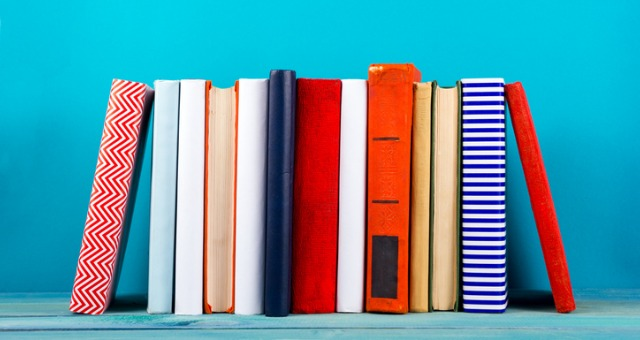
#> input picture bluring/book.jpg, 640 x 340 px
$ python gaussian_bluring.py   (older library calls are emulated)
#> lines starting #> are read from the running program, lines starting #| are printed output that depends on the picture
import numpy as np
import cv2

image = cv2.imread("book.jpg", cv2.IMREAD_GRAYSCALE)
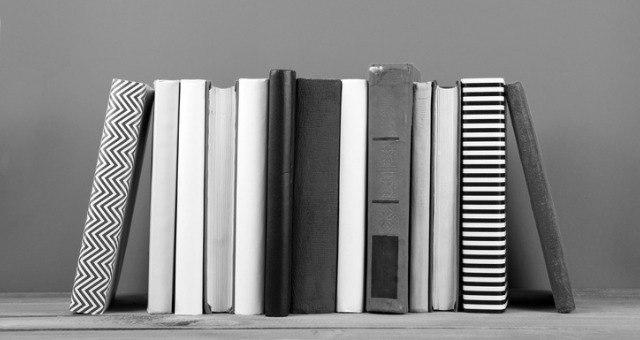
#> image: shape (340, 640); min 0, max 255, mean 135
if image is None: raise Exception('Error')

gaus = cv2.GaussianBlur(image, (7, 7), 0, 0)
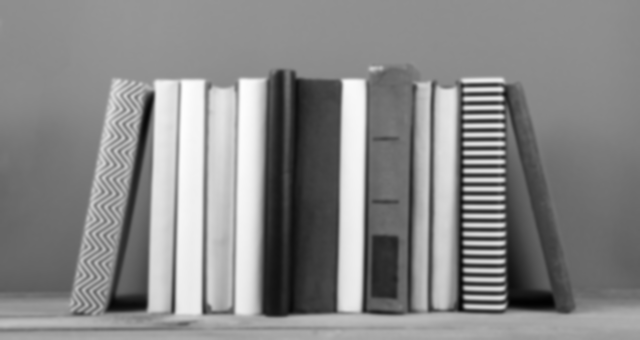
#> gaus: shape (340, 640); min 2, max 254, mean 135
dist1 = cv2.Laplacian(gaus, cv2.CV_16S, 7)
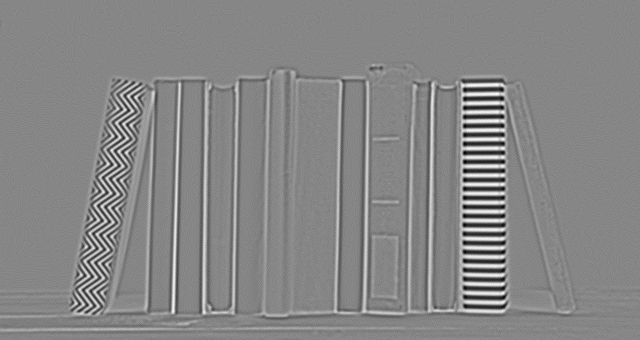
#> dist1: shape (340, 640) int16; min -49, max 44, mean 0; drawn with min black and max white

gaus1 = cv2.GaussianBlur(image, (3, 3), 0)
gaus2 = cv2.GaussianBlur(image, (9, 9), 0)
dist2 = gaus1 - gaus2           # 미분계수가 다른 필터의 차이를 통해 마스크 생성
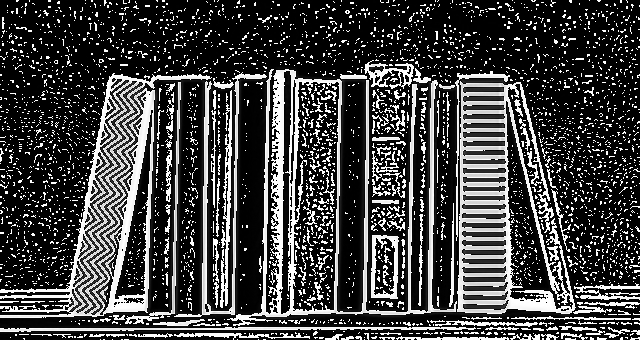
#> dist2: shape (340, 640); min 0, max 255, mean 65.3

cv2.imshow("image", image)
cv2.imshow("dist1 - Laplacian of Gaussian", dist1.astype("uint8"))
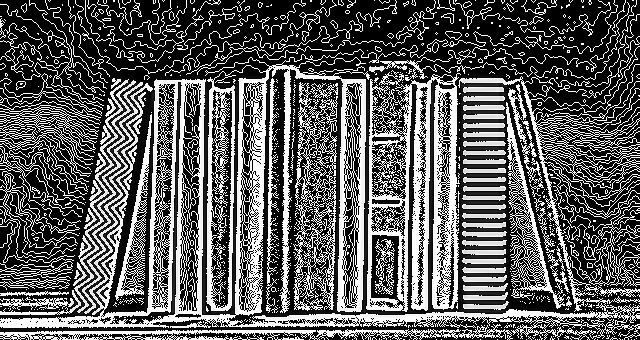
#> window 'dist1 - Laplacian of Gaussian': shape (340, 640); min 0, max 255, mean 92.5
cv2.imshow("dist2 - Difference of GAussian", dist2)
cv2.waitKey(0)

$ run again, with bluring/cat.jpg copied over bluring/book.jpg
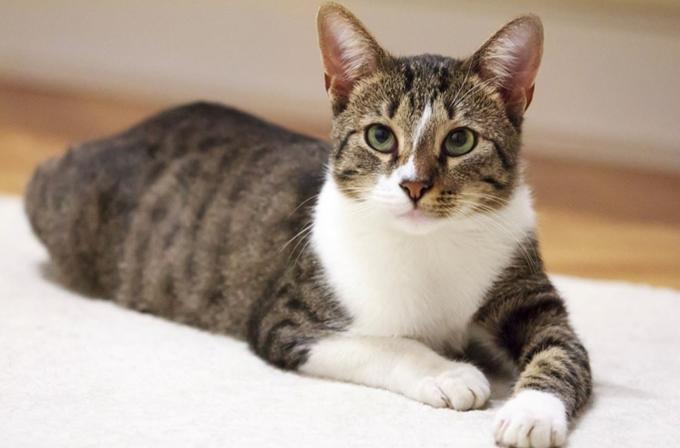
#> input picture bluring/cat.jpg, 680 x 448 px
#> `dist2 = gaus1 - gaus2`:
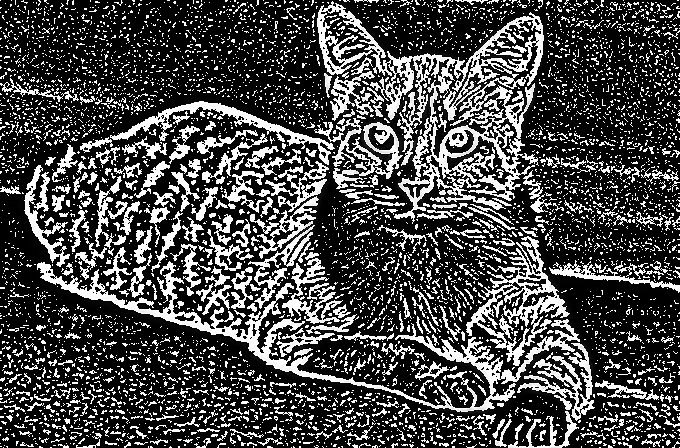
#> dist2: shape (448, 680); min 0, max 255, mean 71.5
#> `cv2.imshow("dist1 - Laplacian of Gaussian", dist1.astype("uint8"))`:
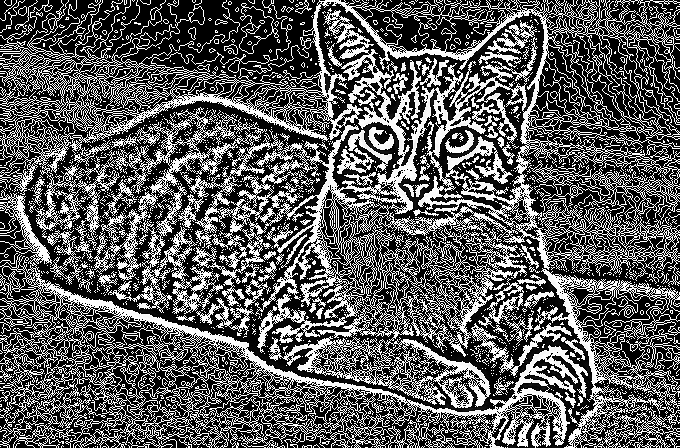
#> window 'dist1 - Laplacian of Gaussian': shape (448, 680); min 0, max 255, mean 92.2
